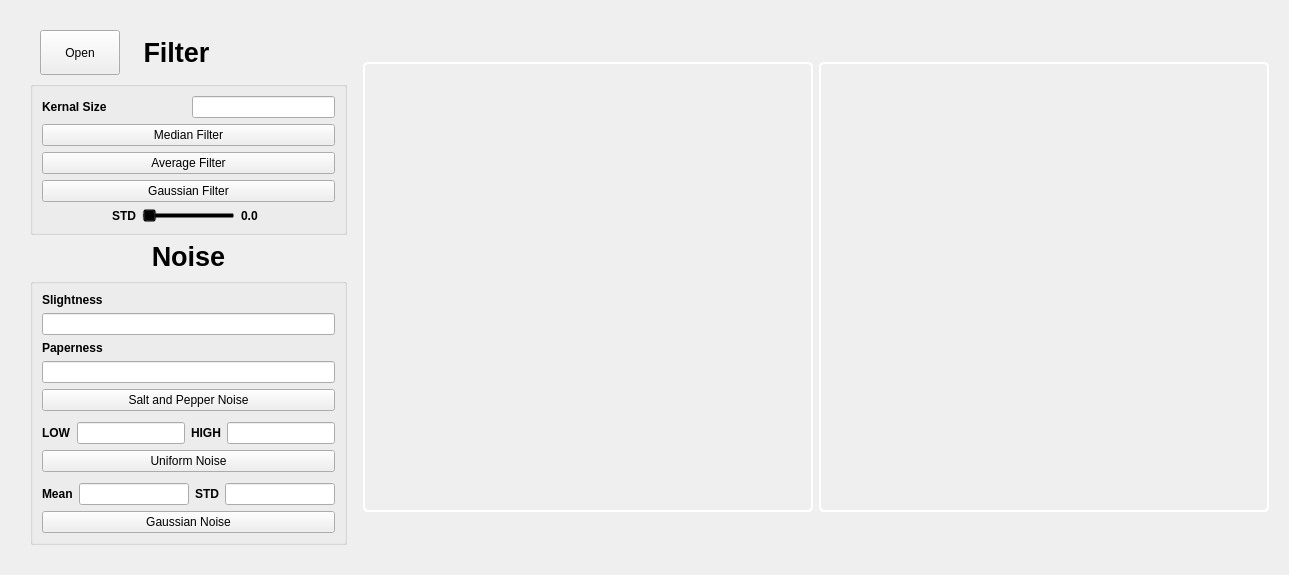
          <widget class="QWidget" name="filterTab">
           <attribute name="title">
            <string>Smoothing</string>
           </attribute>
           <layout class="QVBoxLayout" name="verticalLayout_11">
            <item>
             <layout class="QHBoxLayout" name="horizontalLayout_24"/>
            </item>
            <item>
             <widget class="QWidget" name="widget" native="true">
              <layout class="QHBoxLayout" name="horizontalLayout_8">
               <item>
                <widget class="QFrame" name="frame">
                 <property name="sizePolicy">
                  <sizepolicy hsizetype="Fixed" vsizetype="Preferred">
                   <horstretch>0</horstretch>
                   <verstretch>0</verstretch>
                  </sizepolicy>
                 </property>
                 <property name="styleSheet">
                  <string notr="true">QFrame {

	background: transparent;
}</string>
                 </property>
                 <property name="frameShape">
                  <enum>QFrame::StyledPanel</enum>
                 </property>
                 <property name="frameShadow">
                  <enum>QFrame::Raised</enum>
                 </property>
                 <layout class="QVBoxLayout" name="verticalLayout_30">
                  <item>
                   <layout class="QVBoxLayout" name="verticalLayout_7">
                    <item>
                     <layout class="QHBoxLayout" name="horizontalLayout_27">
                      <item>
                       <spacer name="horizontalSpacer_7">
                        <property name="orientation">
                         <enum>Qt::Horizontal</enum>
                        </property>
                        <property name="sizeType">
                         <enum>QSizePolicy::Fixed</enum>
                        </property>
                        <property name="sizeHint" stdset="0">
                         <size>
                          <width>10</width>
                          <height>20</height>
                         </size>
                        </property>
                       </spacer>
                      </item>
                      <item>
                       <widget class="QPushButton" name="open">
                        <property name="sizePolicy">
                         <sizepolicy hsizetype="Fixed" vsizetype="Fixed">
                          <horstretch>45</horstretch>
                          <verstretch>45</verstretch>
                         </sizepolicy>
                        </property>
                        <property name="minimumSize">
                         <size>
                          <width>45</width>
                          <height>45</height>
                         </size>
                        </property>
                        <property name="text">
                         <string>Open</string>
                        </property>
                        <property name="icon">
                         <iconset>
                          <normaloff>Images/Rotate.png</normaloff>Images/Rotate.png</iconset>
                        </property>
                       </widget>
                      </item>
                      <item>
                       <widget class="QLabel" name="label_6">
                        <property name="sizePolicy">
                         <sizepolicy hsizetype="Minimum" vsizetype="Fixed">
                          <horstretch>0</horstretch>
                          <verstretch>0</verstretch>
                         </sizepolicy>
                        </property>
                        <property name="styleSheet">
                         <string notr="true">font-size: 20pt;
font-weight: bold;
background: transparent;
</string>
                        </property>
                        <property name="text">
                         <string>Filter                </string>
                        </property>
                        <property name="alignment">
                         <set>Qt::AlignCenter</set>
                        </property>
                       </widget>
                      </item>
                     </layout>
                    </item>
                    <item>
                     <widget class="QGroupBox" name="groupBox_3">
                      <property name="sizePolicy">
                       <sizepolicy hsizetype="Expanding" vsizetype="Expanding">
                        <horstretch>0</horstretch>
                        <verstretch>0</verstretch>
                       </sizepolicy>
                      </property>
                      <property name="minimumSize">
                       <size>
                        <width>200</width>
                        <height>0</height>
                       </size>
                      </property>
                      <property name="title">
                       <string/>
                      </property>
                      <layout class="QVBoxLayout" name="verticalLayout_10">
                       <item>
                        <layout class="QHBoxLayout" name="horizontalLayout_5">
                         <item>
                          <widget class="QLabel" name="labelKS">
                           <property name="sizePolicy">
                            <sizepolicy hsizetype="Minimum" vsizetype="Preferred">
                             <horstretch>0</horstretch>
                             <verstretch>0</verstretch>
                            </sizepolicy>
                           </property>
                           <property name="styleSheet">
                            <string notr="true">background: transparent;
font: bold;</string>
                           </property>
                           <property name="text">
                            <string>Kernal Size</string>
                           </property>
                           <property name="alignment">
                            <set>Qt::AlignLeading|Qt::AlignLeft|Qt::AlignVCenter</set>
                           </property>
                          </widget>
                         </item>
                         <item>
                          <widget class="QLineEdit" name="KS">
                           <property name="sizePolicy">
                            <sizepolicy hsizetype="Minimum" vsizetype="Fixed">
                             <horstretch>0</horstretch>
                             <verstretch>0</verstretch>
                            </sizepolicy>
                           </property>
                          </widget>
                         </item>
                        </layout>
                       </item>
                       <item>
                        <widget class="QPushButton" name="btnMF">
                         <property name="sizePolicy">
                          <sizepolicy hsizetype="Minimum" vsizetype="Minimum">
                           <horstretch>0</horstretch>
                           <verstretch>0</verstretch>
                          </sizepolicy>
                         </property>
                         <property name="text">
                          <string>Median Filter</string>
                         </property>
                        </widget>
                       </item>
                       <item>
                        <widget class="QPushButton" name="btnAF">
                         <property name="sizePolicy">
                          <sizepolicy hsizetype="Minimum" vsizetype="Minimum">
                           <horstretch>0</horstretch>
                           <verstretch>0</verstretch>
                          </sizepolicy>
                         </property>
                         <property name="text">
                          <string>Average Filter</string>
                         </property>
                        </widget>
                       </item>
                       <item>
                        <widget class="QPushButton" name="btnGF">
                         <property name="sizePolicy">
                          <sizepolicy hsizetype="Minimum" vsizetype="Minimum">
                           <horstretch>0</horstretch>
                           <verstretch>0</verstretch>
                          </sizepolicy>
                         </property>
                         <property name="text">
                          <string>Gaussian Filter</string>
                         </property>
                        </widget>
                       </item>
                       <item>
                        <layout class="QHBoxLayout" name="horizontalLayout_10">
                         <item>
                          <widget class="QLabel" name="label_7">
                           <property name="sizePolicy">
                            <sizepolicy hsizetype="Minimum" vsizetype="Preferred">
                             <horstretch>0</horstretch>
                             <verstretch>0</verstretch>
                            </sizepolicy>
                           </property>
                           <property name="styleSheet">
                            <string notr="true">background: transparent;
font: bold;</string>
                           </property>
                           <property name="text">
                            <string>STD</string>
                           </property>
                           <property name="alignment">
                            <set>Qt::AlignRight|Qt::AlignTrailing|Qt::AlignVCenter</set>
                           </property>
                          </widget>
                         </item>
                         <item>
                          <widget class="QSlider" name="slidSTD">
                           <property name="sizePolicy">
                            <sizepolicy hsizetype="Minimum" vsizetype="Fixed">
                             <horstretch>0</horstretch>
                             <verstretch>0</verstretch>
                            </sizepolicy>
                           </property>
                           <property name="styleSheet">
                            <string notr="true">background: transparent;
font: bold;</string>
                           </property>
                           <property name="orientation">
                            <enum>Qt::Horizontal</enum>
                           </property>
                          </widget>
                         </item>
                         <item>
                          <widget class="QLabel" name="labelSTD">
                           <property name="sizePolicy">
                            <sizepolicy hsizetype="Minimum" vsizetype="Preferred">
                             <horstretch>0</horstretch>
                             <verstretch>0</verstretch>
                            </sizepolicy>
                           </property>
                           <property name="styleSheet">
                            <string notr="true">background: transparent;
font: bold;</string>
                           </property>
                           <property name="text">
                            <string>0.0</string>
                           </property>
                          </widget>
                         </item>
                        </layout>
                       </item>
                      </layout>
                     </widget>
                    </item>
                    <item>
                     <widget class="QLabel" name="label_9">
                      <property name="sizePolicy">
                       <sizepolicy hsizetype="Minimum" vsizetype="Fixed">
                        <horstretch>0</horstretch>
                        <verstretch>0</verstretch>
                       </sizepolicy>
                      </property>
                      <property name="styleSheet">
                       <string notr="true">font-size: 20pt;
font-weight: bold;
background: transparent;
</string>
                      </property>
                      <property name="text">
                       <string>Noise</string>
                      </property>
                      <property name="alignment">
                       <set>Qt::AlignCenter</set>
                      </property>
                     </widget>
                    </item>
                    <item>
                     <widget class="QGroupBox" name="groupBox_4">
                      <property name="sizePolicy">
                       <sizepolicy hsizetype="Fixed" vsizetype="Fixed">
                        <horstretch>0</horstretch>
                        <verstretch>0</verstretch>
                       </sizepolicy>
                      </property>
                      <property name="minimumSize">
                       <size>
                        <width>200</width>
                        <height>0</height>
                       </size>
                      </property>
                      <property name="styleSheet">
                       <string notr="true"/>
                      </property>
                      <property name="title">
                       <string/>
                      </property>
                      <layout class="QVBoxLayout" name="verticalLayout_9">
                       <item>
                        <widget class="QLabel" name="label_18">
                         <property name="styleSheet">
                          <string notr="true">background: transparent;
font: bold;</string>
                         </property>
                         <property name="text">
                          <string>Slightness</string>
                         </property>
                        </widget>
                       </item>
                       <item>
                        <widget class="QLineEdit" name="saltiness"/>
                       </item>
                       <item>
                        <widget class="QLabel" name="label_19">
                         <property name="styleSheet">
                          <string notr="true">background: transparent;
font: bold;</string>
                         </property>
                         <property name="text">
                          <string>Paperness</string>
                         </property>
                        </widget>
                       </item>
                       <item>
                        <widget class="QLineEdit" name="pepperiness"/>
                       </item>
                       <item>
                        <widget class="QPushButton" name="btnSPN">
                         <property name="text">
                          <string>Salt and Pepper Noise</string>
                         </property>
                        </widget>
                       </item>
                       <item>
                        <spacer name="verticalSpacer_6">
                         <property name="orientation">
                          <enum>Qt::Vertical</enum>
                         </property>
                         <property name="sizeType">
                          <enum>QSizePolicy::Fixed</enum>
                         </property>
                         <property name="sizeHint" stdset="0">
                          <size>
                           <width>20</width>
                           <height>5</height>
                          </size>
                         </property>
                        </spacer>
                       </item>
                       <item>
                        <layout class="QHBoxLayout" name="horizontalLayout_13">
                         <item>
                          <widget class="QLabel" name="label_16">
                           <property name="styleSheet">
                            <string notr="true">background: transparent;
font: bold;</string>
                           </property>
                           <property name="text">
                            <string>LOW</string>
                           </property>
                          </widget>
                         </item>
                         <item>
                          <widget class="QLineEdit" name="low_freq"/>
                         </item>
                         <item>
                          <widget class="QLabel" name="label_17">
                           <property name="styleSheet">
                            <string notr="true">background: transparent;
font: bold;</string>
                           </property>
                           <property name="text">
                            <string>HIGH</string>
                           </property>
                          </widget>
                         </item>
                         <item>
                          <widget class="QLineEdit" name="high_freq"/>
                         </item>
                        </layout>
                       </item>
                       <item>
                        <widget class="QPushButton" name="btnUN">
                         <property name="text">
                          <string>Uniform Noise</string>
                         </property>
                        </widget>
                       </item>
                       <item>
                        <spacer name="verticalSpacer_7">
                         <property name="orientation">
                          <enum>Qt::Vertical</enum>
                         </property>
                         <property name="sizeType">
                          <enum>QSizePolicy::Fixed</enum>
                         </property>
                         <property name="sizeHint" stdset="0">
                          <size>
                           <width>5</width>
                           <height>5</height>
                          </size>
                         </property>
                        </spacer>
                       </item>
                       <item>
                        <layout class="QHBoxLayout" name="horizontalLayout_11">
                         <item>
                          <widget class="QLabel" name="label_12">
                           <property name="styleSheet">
                            <string notr="true">background: transparent;
font: bold;</string>
                           </property>
                           <property name="text">
                            <string>Mean</string>
                           </property>
                          </widget>
                         </item>
                         <item>
                          <widget class="QLineEdit" name="mean"/>
                         </item>
                         <item>
                          <widget class="QLabel" name="label_15">
                           <property name="styleSheet">
                            <string notr="true">background: transparent;
font: bold;</string>
                           </property>
                           <property name="text">
                            <string>STD</string>
                           </property>
                          </widget>
                         </item>
                         <item>
                          <widget class="QLineEdit" name="STD"/>
                         </item>
                        </layout>
                       </item>
                       <item>
                        <widget class="QPushButton" name="btnGN">
                         <property name="text">
                          <string>Gaussian Noise</string>
                         </property>
                        </widget>
                       </item>
                      </layout>
                     </widget>
                    </item>
                   </layout>
                  </item>
                 </layout>
                </widget>
               </item>
               <item>
                <layout class="QVBoxLayout" name="verticalLayout_8">
                 <item>
                  <layout class="QHBoxLayout" name="horizontalLayout_6">
                   <item>
                    <layout class="QVBoxLayout" name="verticalLayout_5">
                     <item>
                      <widget class="QGraphicsView" name="graphicsView">
                       <property name="sizePolicy">
                        <sizepolicy hsizetype="Fixed" vsizetype="Fixed">
                         <horstretch>0</horstretch>
                         <verstretch>0</verstretch>
                        </sizepolicy>
                       </property>
                       <property name="minimumSize">
                        <size>
                         <width>450</width>
                         <height>450</height>
                        </size>
                       </property>
                       <property name="styleSheet">
                        <string notr="true">QFrame {
    border: 2px solid white;
    border-radius: 5px; /* Optional: Add border radius for rounded corners */
	background: transparent;
}</string>
                       </property>
                      </widget>
                     </item>
                    </layout>
                   </item>
                   <item>
                    <layout class="QVBoxLayout" name="verticalLayout_6">
                     <item>
                      <widget class="QGraphicsView" name="graphicsView_2">
                       <property name="sizePolicy">
                        <sizepolicy hsizetype="Fixed" vsizetype="Fixed">
                         <horstretch>0</horstretch>
                         <verstretch>0</verstretch>
                        </sizepolicy>
                       </property>
                       <property name="minimumSize">
                        <size>
                         <width>450</width>
                         <height>450</height>
                        </size>
                       </property>
                       <property name="styleSheet">
                        <string notr="true">QFrame {
    border: 2px solid white;
    border-radius: 5px; /* Optional: Add border radius for rounded corners */
	background: transparent;
}</string>
                       </property>
                      </widget>
                     </item>
                    </layout>
                   </item>
                  </layout>
                 </item>
                </layout>
               </item>
              </layout>
             </widget>
            </item>
           </layout>
          </widget>
